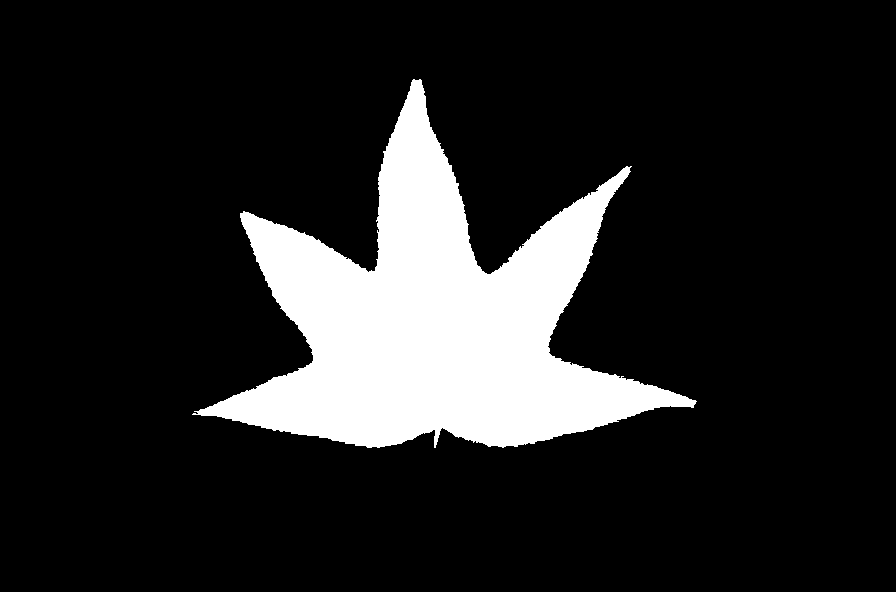
#> input picture leaftraining/leaftraining/threshimage_0001.png, 896 x 592 px, found by its file name
$ jupyter execute --allow-errors asn5_q1.ipynb   (shell and % lines are left out)
#> lines starting #> are read from the running program, lines starting #| are printed output that depends on the picture; after the words box and inside, x2 and y2 are one past the last pixel; in counts of white or black regions, pixels touching at a corner belong together
#> `img = io.imread("/content/487_A5/leaftraining/leaftraining/threshimage..`: img: shape (592, 896) bool; 14.3% white; 1 white region, box (x1, y1, x2, y2) and area: (192, 79, 697, 448) 75639
<a href="https://colab.research.google.com/github/BronsonSchultz/487_A5/blob/master/asn5_q1.ipynb" target="_parent"></a>

# Bronson Schultz, 11231230, bcs269
## CMPT 487, A5, q1

# Step 1:  Implement the Histogram of Curvature Scale

Write a function called HoCS that returns a histogram of curvature scale feature vector for a given region.  The inputs to your function should be:

- `B`: a binary image that contains exactly one foreground connected component.
- `min_scale`: The smallest scale (circle radius) at which to calcluate curvature
- `max_scale`: The largest scale (circle radius) at which to calculate curvature
- `increment`: The increment at which intermediate curvatures should be calculated (must be a positive integer)
- `num_bins`: The number of bins in the histogram of curvature for a single scale (must be a positive integer)

Your function should compute a histogram of curvature for each scale, starting at `min_scale` ending at (at most) `max_scale`, and for intermediate scales at increments of `increment`.  For example, if `min_scale`=4 and `max_scale`=20, and `increment`=3, then the function should compute a histogram of curvature for scales 4, 7, 10, 13, 16, and 19.  Each histogram at each scale should have `num_bins` bins.  Curvature must be computed using the normalized area integral invariant method described on Slide 39 of the Topic 9 lecture notes.

Normalize each histogram at each scale.

To keep things straightforward, your function should only consider the outer perimeter of the input region; ignore the boundaries of holes in the region.

After computing the histogram of curvature at each of the specified scales, all of the histograms should be concatenated into a single one-dimensional array (feature vector) and then returned.

_Implementation hint:  You can calculate the normalized area integral invariant of each pixel efficiently using linear filtering.  You will find the function `skimage.morphology.disk()` function useful for designing the appropriate filter masks._

_Implementation hint:  Most of the heavy lifting here can be done with module functions from `skimage`, `numpy`, and `scipy`.  Many of the functions mentioned in class and in the notes will be useful.  One that we might not have covered, but will be very handy is `numpy.histogram()`.  When you use it, makes sure you specify both the `bins` and `range` optional arguments. Also note that `numpy.histogram()` returns TWO things.  You only need the first one, so make sure you write your function call like this:_

`the_histogram, stuff_you_dont_need = np.histogram(...)`

[cell 1]
import numpy as np
import skimage.morphology as morph
import matplotlib.pyplot as plt
import skimage.segmentation as seg
import skimage.io as io
import skimage.util as util
import pandas as pd

[cell 2]
# Code your HoCS function here

def HoCS(B, min_scale, max_scale, increment, num_bins):
  '''
  Computes a histogram of curvature scale for the shape in the binary image B.
  Boundary fragments due to holes are ignored.
  :param B: A binary image consisting of a single foreground connected component.
  :param min_scale: smallest scale to consider (minimum 1)
  :param max_scale: largest scale to consider (max_scale > min_scale)
  :param increment:  increment on which to compute scales between min_scale and max_scale
  :param num_bins: number of bins for the histogram at each scale
  :return: 1D array of histograms concatenated together in order of increasing scale.
  '''
#> called with min_scale = 5, max_scale = 25, increment = 10, num_bins = 10

  B = util.img_as_bool(B)

  # find the boundary of the image and cooridates of the boundary points
  B_border = seg.find_boundaries(B)
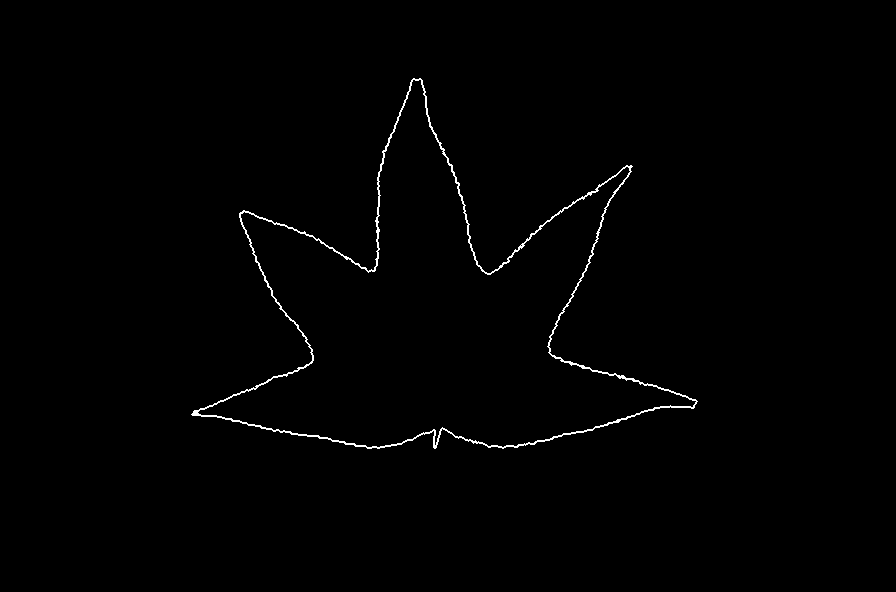
#> B_border: shape (592, 896) bool; 0.74% white in thin lines or dots, all inside (x1, y1, x2, y2) = (191, 78, 698, 449)
  B_border_coords = np.argwhere(B_border > 0)
#> B_border_coords = 3904 pairs, first value 78 to 448, second value 191 to 697

  hists = []
  for radius in range(min_scale, max_scale+1, increment):
    kps = []

    # take a slice of the image, centered at each point in the boundary
    for point in B_border_coords:

      # compute the kp of that slice
      kp = np.sum(B[point[0]-radius:point[0]+radius+1,point[1]-radius:point[1]+radius+1]) / ((2 * radius + 1) ** 2)
      kps.append(kp)
    hist, edges = np.histogram(kps)
    hists.append(hist)
#> after the loop, hists = [[19, 20, 57, 236, 941, 1163, 1126, 297, 40, 5], [42, 90, 109, 86, 108, 758, 2301, 278, 101, 31], [99, 153, 168, 153, 167, 1259, 1516, 191, 144, 54]]

  return np.array(hists).flatten()

# Step 2: Test your HoCS function.

Run HoCS on `threshimage_0001.png` from the ground truth for assignment 3.  Use `min_scale=5`, `max_scale=25`, `increment=10`, `num_bins=10`.  Plot the resulting feature vector as a bar graph.  Set the y-axis limits to be between 0.0 and 1.0.  You should get a result that matches the sample output in the assignment description.

[cell 3]
import skimage.io as io

img = io.imread("/content/487_A5/leaftraining/leaftraining/threshimage_0001.png")
h = HoCS(B=img, min_scale=5, max_scale=25, increment=10, num_bins=10)
#> h = 30 values, max 2301 at index 16, min 5 at index 9, mean 390.4

plt.bar(np.arange(30), h/max(h))
plt.show()
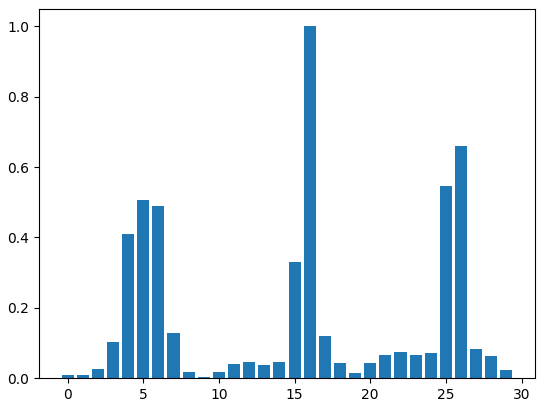
#> figure drawn by matplotlib, 1 panel; tallest bar 1 high, from x = 15.6 to 16.4

# Step 3: Calculate training features.

Use your function from Step 1 to compute the HoCS feature for each of the training images.  Use them to train a k-nearest neigbour classifier.  It is up to you to determine the parameters for the HoCS feature such as `min_scale`, `max_scale`, etc. to maximize the classification rate.  This will require some experimentation.  Slides 17-19 of Topic 12 lecture notes will be helpful here.

Also generate the training labels here (a column-array of numbers indicating which descriptors belong to each class, e.g. use values 1,2,3 to indicate class 1, 2, and 3.).

#> (a cell that did not finish here is left out)

[cell 5]
import sklearn.neighbors as neigh
import os as os

# use os.walk() as in previous assignments to process the training images.

X_train = []
#> (the rest of this cell did not finish here and is left out)

[cell 6]
# since the filenames are sorted, and there aren't many training images, I just manually create the test labels
y_train = [1,1,1,1,1,1,1,1,1,1,2,2,2,2,2,2,2,2,2,2,3,3,3,3,3,3,3,3,3,3]
#> y_train = 30 values from 1 to 3
